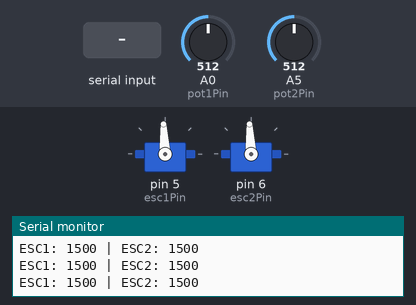
Simulated run of this sketch. Board: Arduino Uno, built with avr-gcc and run on an emulated ATmega328P. Shown: 2 × servo, the last lines printed to the serial monitor. Inputs (shaded band) come from the test bench; at power-on: A0 (pot1Pin) = 512, A5 (pot2Pin) = 512.

Above: at 1.2 s.
1.3 s: "ALERTA\n" received over the second serial link
At 2.4 s:
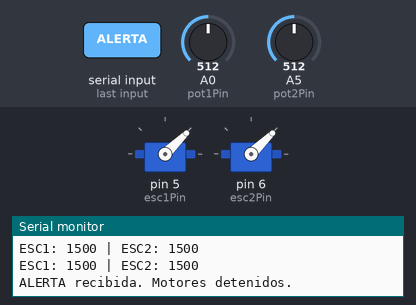
2.8 s: "RESET\n" received over Serial
At 3.6 s:
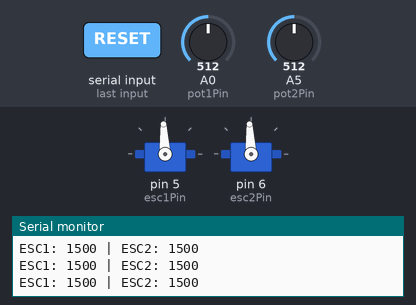
4.3 s: A0 (pot1Pin) set to 716
At 4.6 s:
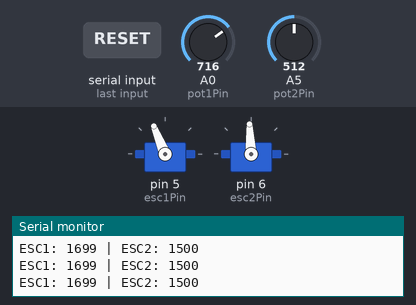
5.8 s: A5 (pot2Pin) set to 716
At 6.8 s:
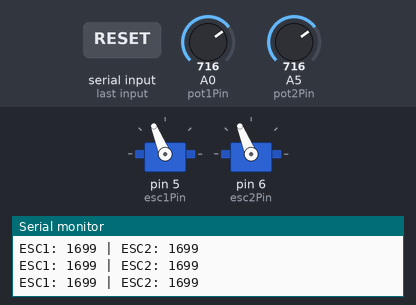
7.3 s: A0 (pot1Pin) set to 900
At 8.5 s:
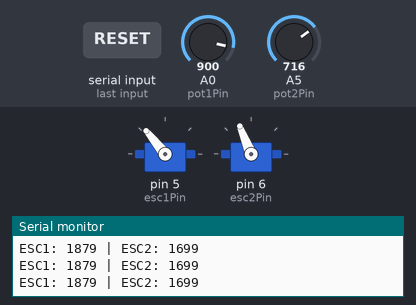
8.8 s: A5 (pot2Pin) set to 900
At 9.5 s:
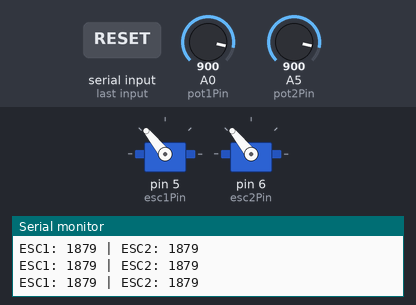
Timing chart, 0 to 11.3 s (numbered marks = the images above; inputs shaded):
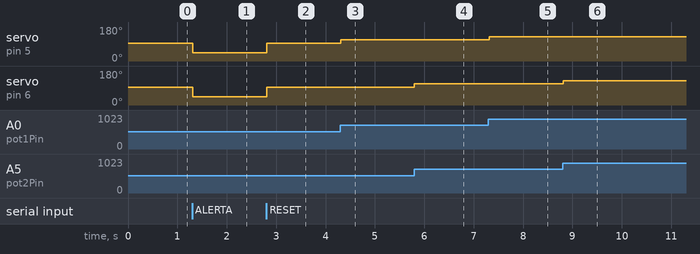

The sketch:

slave.ino
```cpp
/**
  ******************************************************************************
  * @alumno         : Roberto Aguilar
  * @materia        : Cómputo Autónomo
  * @version        : 1.0
  * @date           : 14/05/25
  * @details        : Este código permite controlar dos motores brushless usando ESCs
  *                   manipulados mediante potenciómetros conectados a un microcontrolador.
  *                   También incorpora comunicación serial con un módulo XBee para
  *                   recibir alertas que detienen los motores.
  *
  *                   - Control de ESCs mediante señales PWM
  *                   - Lectura de potenciómetros vía ADC
  *                   - Comunicación serial por software con módulo XBee
  *                   - Gestión de estado de alerta y reinicio
  ******************************************************************************
  */
/* USER CODE END Header */

#include <Servo.h>              // Librería para controlar servos o ESCs
#include <SoftwareSerial.h>     // Librería para comunicación serial por software

// Definición del puerto serial por software para comunicar con XBee
SoftwareSerial XBee(10, 11);    // RX = pin 10, TX = pin 11

// Pines donde están conectados los ESCs
const int esc1Pin = 5;          // Pin del ESC 1
const int esc2Pin = 6;          // Pin del ESC 2

// Pines analógicos donde están conectados los potenciómetros
const int pot1Pin = A0;         // Potenciómetro para ESC 1
const int pot2Pin = A5;         // Potenciómetro para ESC 2

// Objetos Servo que representan los ESCs
Servo esc1;
Servo esc2;

// Variable para controlar el estado de alerta
bool enAlerta = false;

void setup() {
  Serial.begin(115200);         // Inicializa la consola serial
  XBee.begin(115200);           // Inicializa el puerto serial para XBee

  esc1.attach(esc1Pin);         // Asocia el objeto esc1 al pin definido
  esc2.attach(esc2Pin);         // Asocia el objeto esc2 al pin definido

  // Enviar señal mínima para calibrar ESCs (modo seguro)
  esc1.writeMicroseconds(1000);
  esc2.writeMicroseconds(1000);

  Serial.println("🔧 Control de ESC con potenciómetros y XBee");
}

void loop() {
  // Revisión de mensajes entrantes por XBee
  if (XBee.available()) {
    String recibido = XBee.readStringUntil('\n');  // Lee hasta salto de línea
    recibido.trim();                               // Elimina espacios extras

    if (recibido == "ALERTA") {                    // Si se recibe una alerta
      enAlerta = true;                             // Cambia a modo de alerta
      detenerMotores();                            // Detiene los motores
      Serial.println("ALERTA recibida. Motores detenidos.");
    }
  }

  // Permite liberar la alerta desde la consola serial
  if (Serial.available()) {
    String cmd = Serial.readStringUntil('\n');     // Lee comando ingresado
    cmd.trim();

    if (cmd == "RESET") {                          // Si el usuario escribe "RESET"
      enAlerta = false;                            // Se reestablece el control
      Serial.println("Alerta liberada. Control reactivado.");
    }
  }

  // Si no hay alerta, se leen los potenciómetros y se controla la velocidad
  if (!enAlerta) {
    int pot1Value = analogRead(pot1Pin);           // Lee valor del potenciómetro 1
    int pot2Value = analogRead(pot2Pin);           // Lee valor del potenciómetro 2

    // Mapea el valor de 0–1023 a 1000–2000 microsegundos (señal PWM)
    int esc1Signal = map(pot1Value, 0, 1023, 1000, 2000);
    int esc2Signal = map(pot2Value, 0, 1023, 1000, 2000);

    esc1.writeMicroseconds(esc1Signal);            // Aplica señal PWM a ESC 1
    esc2.writeMicroseconds(esc2Signal);            // Aplica señal PWM a ESC 2

    // Imprime los valores actuales de PWM para monitoreo
    Serial.print("ESC1: ");
    Serial.print(esc1Signal);
    Serial.print(" | ESC2: ");
    Serial.println(esc2Signal);
  }

  delay(20); // Control a 50 Hz (20 ms por ciclo)
}

// Función para detener ambos motores (PWM en 1000 µs)
void detenerMotores() {
  esc1.writeMicroseconds(1000);
  esc2.writeMicroseconds(1000);
}
```

Measured:
- after the input at 1.3 s, servo on pin 5 (esc1Pin), servo on pin 6 (esc2Pin): 93° → 44° at once
- after the input at 2.8 s, servo on pin 5 (esc1Pin), servo on pin 6 (esc2Pin): 44° → 93° at once
- after the input at 4.3 s, servo on pin 5 (esc1Pin): 93° → 112° at once
- after the input at 5.8 s, servo on pin 6 (esc2Pin): 93° → 112° at once
- after the input at 7.3 s, servo on pin 5 (esc1Pin): 112° → 129° at once
- after the input at 8.8 s, servo on pin 6 (esc2Pin): 112° → 129° at once
